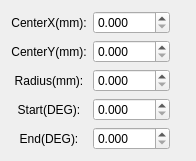
<?xml version="1.0" encoding="UTF-8"?>
<ui version="4.0">
 <class>ArcAttritubeWidgetClass</class>
 <widget class="QWidget" name="ArcAttritubeWidgetClass">
  <property name="geometry">
   <rect>
    <x>0</x>
    <y>0</y>
    <width>196</width>
    <height>146</height>
   </rect>
  </property>
  <property name="windowTitle">
   <string>ArcAttritubeWidget</string>
  </property>
  <layout class="QFormLayout" name="formLayout">
   <item row="0" column="0">
    <layout class="QHBoxLayout" name="horizontalLayout">
     <item>
      <layout class="QVBoxLayout" name="verticalLayout">
       <item>
        <widget class="QLabel" name="label_X">
         <property name="sizePolicy">
          <sizepolicy hsizetype="Expanding" vsizetype="Preferred">
           <horstretch>0</horstretch>
           <verstretch>0</verstretch>
          </sizepolicy>
         </property>
         <property name="layoutDirection">
          <enum>Qt::LayoutDirection::LeftToRight</enum>
         </property>
         <property name="text">
          <string>CenterX(mm):</string>
         </property>
         <property name="alignment">
          <set>Qt::AlignmentFlag::AlignCenter</set>
         </property>
        </widget>
       </item>
       <item>
        <widget class="QLabel" name="label_Y">
         <property name="sizePolicy">
          <sizepolicy hsizetype="Expanding" vsizetype="Preferred">
           <horstretch>0</horstretch>
           <verstretch>0</verstretch>
          </sizepolicy>
         </property>
         <property name="layoutDirection">
          <enum>Qt::LayoutDirection::LeftToRight</enum>
         </property>
         <property name="text">
          <string>CenterY(mm):</string>
         </property>
         <property name="alignment">
          <set>Qt::AlignmentFlag::AlignCenter</set>
         </property>
        </widget>
       </item>
       <item>
        <widget class="QLabel" name="label_Radius">
         <property name="sizePolicy">
          <sizepolicy hsizetype="Expanding" vsizetype="Preferred">
           <horstretch>0</horstretch>
           <verstretch>0</verstretch>
          </sizepolicy>
         </property>
         <property name="layoutDirection">
          <enum>Qt::LayoutDirection::LeftToRight</enum>
         </property>
         <property name="text">
          <string>Radius(mm):</string>
         </property>
         <property name="alignment">
          <set>Qt::AlignmentFlag::AlignCenter</set>
         </property>
        </widget>
       </item>
       <item>
        <widget class="QLabel" name="label_StartAngle">
         <property name="sizePolicy">
          <sizepolicy hsizetype="Expanding" vsizetype="Preferred">
           <horstretch>0</horstretch>
           <verstretch>0</verstretch>
          </sizepolicy>
         </property>
         <property name="layoutDirection">
          <enum>Qt::LayoutDirection::LeftToRight</enum>
         </property>
         <property name="text">
          <string>Start(DEG):</string>
         </property>
         <property name="alignment">
          <set>Qt::AlignmentFlag::AlignCenter</set>
         </property>
        </widget>
       </item>
       <item>
        <widget class="QLabel" name="label_EndAngle">
         <property name="sizePolicy">
          <sizepolicy hsizetype="Expanding" vsizetype="Preferred">
           <horstretch>0</horstretch>
           <verstretch>0</verstretch>
          </sizepolicy>
         </property>
         <property name="layoutDirection">
          <enum>Qt::LayoutDirection::LeftToRight</enum>
         </property>
         <property name="text">
          <string>End(DEG):</string>
         </property>
         <property name="alignment">
          <set>Qt::AlignmentFlag::AlignCenter</set>
         </property>
        </widget>
       </item>
      </layout>
     </item>
     <item>
      <layout class="QVBoxLayout" name="verticalLayout_2">
       <item>
        <widget class="QDoubleSpinBox" name="doubleSpinBox_X">
         <property name="sizePolicy">
          <sizepolicy hsizetype="Preferred" vsizetype="Fixed">
           <horstretch>0</horstretch>
           <verstretch>0</verstretch>
          </sizepolicy>
         </property>
         <property name="decimals">
          <number>3</number>
         </property>
         <property name="maximum">
          <double>1000.000000000000000</double>
         </property>
        </widget>
       </item>
       <item>
        <widget class="QDoubleSpinBox" name="doubleSpinBox_Y">
         <property name="sizePolicy">
          <sizepolicy hsizetype="Preferred" vsizetype="Fixed">
           <horstretch>0</horstretch>
           <verstretch>0</verstretch>
          </sizepolicy>
         </property>
         <property name="decimals">
          <number>3</number>
         </property>
         <property name="maximum">
          <double>1000.000000000000000</double>
         </property>
        </widget>
       </item>
       <item>
        <widget class="QDoubleSpinBox" name="doubleSpinBox_Radius">
         <property name="sizePolicy">
          <sizepolicy hsizetype="Preferred" vsizetype="Fixed">
           <horstretch>0</horstretch>
           <verstretch>0</verstretch>
          </sizepolicy>
         </property>
         <property name="decimals">
          <number>3</number>
         </property>
         <property name="maximum">
          <double>1000.000000000000000</double>
         </property>
        </widget>
       </item>
       <item>
        <widget class="QDoubleSpinBox" name="doubleSpinBox_StartAngle">
         <property name="sizePolicy">
          <sizepolicy hsizetype="Preferred" vsizetype="Fixed">
           <horstretch>0</horstretch>
           <verstretch>0</verstretch>
          </sizepolicy>
         </property>
         <property name="decimals">
          <number>3</number>
         </property>
         <property name="maximum">
          <double>360.000000000000000</double>
         </property>
        </widget>
       </item>
       <item>
        <widget class="QDoubleSpinBox" name="doubleSpinBox_EndAngle">
         <property name="sizePolicy">
          <sizepolicy hsizetype="Preferred" vsizetype="Fixed">
           <horstretch>0</horstretch>
           <verstretch>0</verstretch>
          </sizepolicy>
         </property>
         <property name="decimals">
          <number>3</number>
         </property>
         <property name="maximum">
          <double>360.000000000000000</double>
         </property>
        </widget>
       </item>
      </layout>
     </item>
    </layout>
   </item>
  </layout>
 </widget>
 <layoutdefault spacing="6" margin="11"/>
 <resources/>
 <connections/>
</ui>
